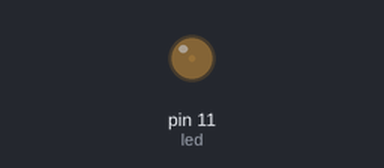
The sketch below on a simulated Arduino Uno, built with avr-gcc and run on an emulated ATmega328P. On the bench: output pins drawn as LEDs (lit = HIGH).

Above: at 0.05 s.
At 1.25 s:
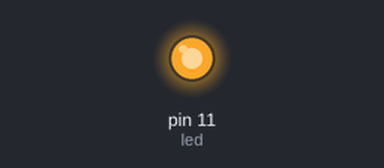
At 2.15 s:
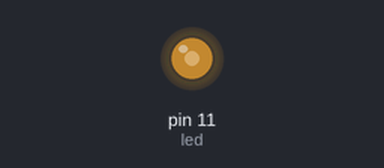
At 3.75 s:
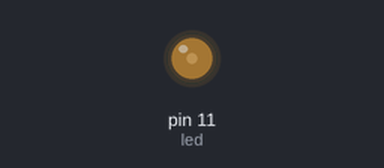
Timing chart, 0 to 5.2 s (numbered marks = the images above):
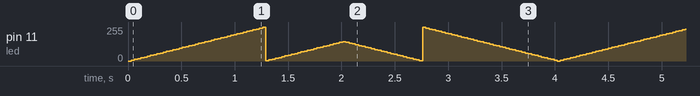

Measured:
- by itself, pin 11 (led): moves between 0/255 and 252/255, repeating every 4.0 s

The sketch:

Fade.ino
```cpp
/*
The analogWrite() function uses PWM, so if
 you want to change the pin you're using, be
 sure to use another PWM capable pin. On most
 Arduino, the PWM pins are identified with
 a "~" sign, like ~3, ~5, ~6, ~9, ~10 and ~11.
*/

int led = 11;           // the PWM pin the LED is attached to
int brightness = 0;    // how bright the LED is
int fadeAmount = 6;    // how many points to fade the LED by

void setup() {

  pinMode(led, OUTPUT);    // declare pin 9 to be an output:

}

void loop() {

  analogWrite(led, brightness);                 // set the brightness of pin 9:

  brightness = brightness + fadeAmount;         // change the brightness for next time through the loop:

                                                // reverse the direction of the fading at the ends of the fade:
  if (brightness <= 0 || brightness >= 400) {
    fadeAmount = -fadeAmount;
  }
  delay(30);                                    // wait for 30 milliseconds to see the dimming effect
}
```
